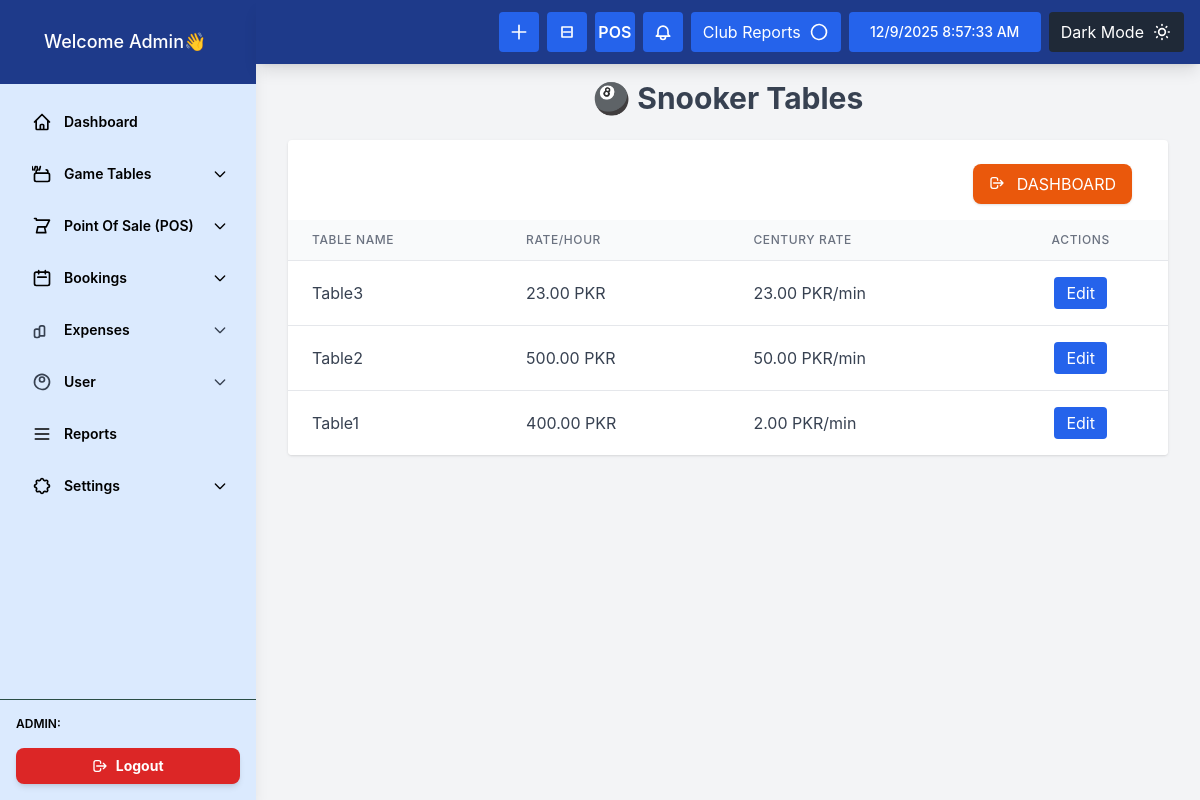
Screenshot of /view_tables.php (signed in) with the database file from the repository.
### tables this page shows
CREATE TABLE `snooker_tables` (
  `id` int(11) NOT NULL,
  `table_name` varchar(100) NOT NULL,
  `rate_per_hour` decimal(10,2) NOT NULL,
  `century_rate` decimal(10,2) NOT NULL,
  `status` varchar(10) DEFAULT 'Free',
  `created_at` timestamp NOT NULL DEFAULT current_timestamp(),
  `is_active` tinyint(1) NOT NULL DEFAULT 1
);

### view_tables.php (the view, shortened to what this page needs)
<?php
include 'db.php';
?>
<!DOCTYPE html>
<html lang="en">
<head>
<script src="https://cdn.tailwindcss.com"></script>
</head>
<body class="bg-gray-100 font-sans">
<?php include 'layout/sidebar.php'; ?>
<?php include 'layout/header.php'; ?>
<main class="flex-1 ml-0 lg:ml-64 pt-20 p-8">
<h1 class="text-3xl font-bold mb-6 text-gray-700 text-center">🎱 Snooker Tables</h1>
<div class="overflow-x-auto bg-white rounded shadow">
    <div class="flex justify-end mb-4">
   <a href="admin.php"><button onclick="openAddTableModal()"
        class="flex items-center space-x-2  me-9 mt-6 bg-orange-600 hover:bg-orange-700 text-white px-4 py-2 rounded-lg shadow transition">
             <svg class="w-4 h-4 inline mr-1 -mt-0.5" fill="none"
             stroke="currentColor" viewBox="0 0 24 24"
             xmlns="http://www.w3.org/2000/svg">
             <path stroke-linecap="round" stroke-linejoin="round"
            stroke-width="2"
            d="M17 16l4-4m0 0l-4-4m4 4H7m6 4v1a3 3 0 01-3 3H6a3 3 0 01-3-3V7a3 3 0 013-3h4a3 3 0 013 3v1">
        </path></svg>
        <span>DASHBOARD</span>
    </button></a>
</div>
<table class="min-w-full divide-y divide-gray-200">
    <thead class="bg-gray-50">
        <tr>
            <th class="px-6 py-3 text-left text-xs font-medium text-gray-500 uppercase tracking-wider">Table Name</th>
            <th class="px-6 py-3 text-left text-xs font-medium text-gray-500 uppercase tracking-wider">Rate/Hour</th>
            <th class="px-6 py-3 text-left text-xs font-medium text-gray-500 uppercase tracking-wider">Century Rate</th>
            <th class="px-6 py-3 text-center text-xs font-medium text-gray-500 uppercase tracking-wider">Actions</th>
        </tr>
    </thead>
    <tbody class="bg-white divide-y divide-gray-200">
    <?php
    $result = $conn->query("SELECT * FROM snooker_tables ORDER BY id DESC");
    while($row = $result->fetch_assoc()):
    ?>
        <tr id="table-row-<?php echo $row['id']; ?>">
            <td class="px-6 py-4 whitespace-nowrap text-gray-700"><?php echo htmlspecialchars($row['table_name']); ?></td>
            <td class="px-6 py-4 whitespace-nowrap text-gray-700"><?php echo $row['rate_per_hour']; ?> PKR</td>
            <td class="px-6 py-4 whitespace-nowrap text-gray-700"><?php echo $row['century_rate']; ?> PKR/min</td>
            <td class="px-6 py-4 whitespace-nowrap text-center">
                <button onclick="showEditRow(<?php echo $row['id']; ?>)"
                        class="bg-blue-600 text-white px-3 py-1 rounded hover:bg-blue-700 transition">Edit</button>
            </td>
        </tr>
    <?php endwhile; ?>
    </tbody>
</table>
</div>
</main>
</body>
</html>

### rows the page displays
snooker_tables: table_name "Table3", rate_per_hour "23.00", century_rate "23.00"
snooker_tables: table_name "Table2", rate_per_hour "500.00", century_rate "50.00"
snooker_tables: table_name "Table1", rate_per_hour "400.00", century_rate "2.00"
